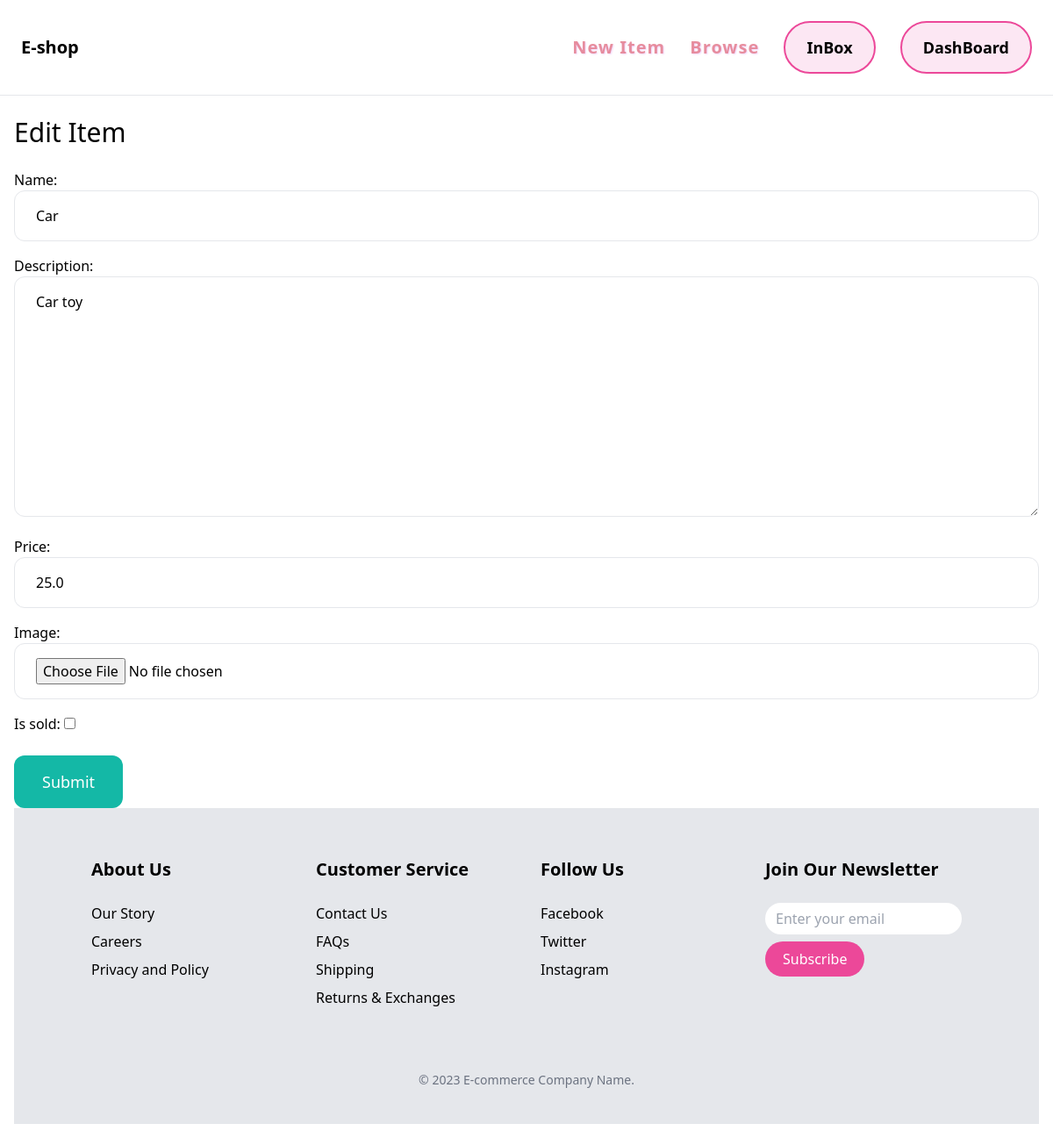
/items/5/edit (signed in), run on the app's committed database.
### item/models.py (models this page shows, shortened)
class Item(models.Model):
    category = models.ForeignKey(Category, related_name='items', on_delete = models.CASCADE)
    name = models.CharField(max_length=255)
    description = models.TextField(blank=True, null=True)
    price = models.FloatField()
    image = models.ImageField(upload_to = 'item_images',blank=True, null=True)
    is_sold = models.BooleanField(default=False)
    created_by = models.ForeignKey(User, related_name='items', on_delete = models.CASCADE)
    created_at = models.DateTimeField(auto_now_add=True)

### item/views.py (the view)
# urls.py: path('<int:pk>/edit', views.edit ,name='edit'),
@login_required
def edit(request,pk):
    item = get_object_or_404(Item, pk=pk, created_by=request.user)
    if request.method =='POST':
        form= EditItemForm(request.POST, request.FILES, instance=item)
        if form.is_valid():
            form.save()
            return redirect('item:detail', pk=item.id)
    else:
        form=EditItemForm(instance=item)
    return render(request,'item/form.html', {'form': form,'title': 'Edit Item',
            })

### item/forms.py
class EditItemForm(forms.ModelForm):
    class Meta:
        model=Item
        fields= ('name','description', 'price', 'image','is_sold')
        widgets = {
            'name': forms.TextInput(attrs={
                'class': INPUT_CLASSES
            }),
            'description': forms.Textarea(attrs={
                'class': INPUT_CLASSES
            }),
            'price': forms.TextInput(attrs={
                'class': INPUT_CLASSES
            }),
            'image': forms.FileInput(attrs={
                'class': INPUT_CLASSES
            }),
        }

### item/templates/item/form.html (shortened to what this page needs)
{% extends 'core/base.html' %}
{% block content %}
<h1 class="mb-6 text-3xl">{{ title }}</h1>
<form method="post" action="." enctype="multipart/form-data">
    <div class="space-y-4">
        {{ form.as_p }}
    </div>
    <button class="mt-6 py-4 px-8 text-lg bg-teal-500 hover:bg-teal-700 rounded-xl text-white">Submit</button>
</form>
{% endblock %}

### data on the page
Item: name "Car", description "Car toy", price "25.0"

### other printed values
{{ title }} "Edit Item"
